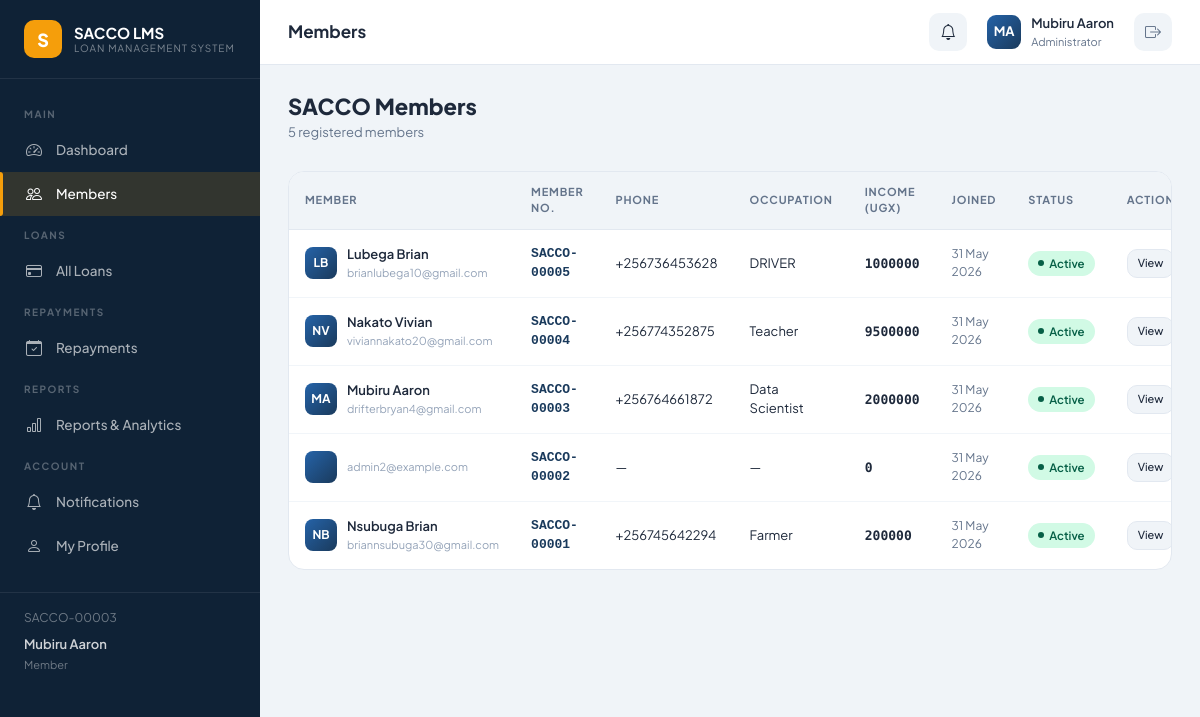
The app's page /accounts/members/ (signed in) with its own data.
### accounts/models.py (models this page shows, shortened)
class User(AbstractUser):
    ROLE_MEMBER = 'member'
    ROLE_ADMIN = 'admin'
    ROLE_CHOICES = [
        (ROLE_MEMBER, 'Member'),
        (ROLE_ADMIN, 'Administrator'),
    ]
    role = models.CharField(max_length=20, choices=ROLE_CHOICES, default=ROLE_MEMBER)
    national_id = models.CharField(max_length=20, unique=True, null=True, blank=True)
    phone_number = models.CharField(max_length=15, blank=True)
    address = models.TextField(blank=True)
    occupation = models.CharField(max_length=100, blank=True)
    monthly_income = models.DecimalField(max_digits=12, decimal_places=2, default=0)
    profile_photo = models.ImageField(upload_to='profiles/', null=True, blank=True)
    is_active = models.BooleanField(default=True)
    date_joined = models.DateTimeField(default=timezone.now)
    member_number = models.CharField(max_length=20, unique=True, null=True, blank=True)
    class Meta:
        verbose_name = 'User'
        verbose_name_plural = 'Users'
        ordering = ['-date_joined']
    @property
    def is_admin(self):
        return self.role == self.ROLE_ADMIN or self.is_staff

### accounts/views.py (the view)
# urls.py: path('members/', views.member_list_view, name='member_list'),
@login_required
def member_list_view(request):
    if not request.user.is_admin:
        messages.error(request, 'Access denied.')
        return redirect('dashboard:index')
    members = User.objects.filter(role=User.ROLE_MEMBER).order_by('-date_joined')
    return render(request, 'accounts/member_list.html', {'members': members})

### notifications/context_processors.py (called while the page is built)
def notifications_processor(request):
    if request.user.is_authenticated:
        unread_count = request.user.notifications.filter(is_read=False).count()
        recent_notifications = request.user.notifications.filter(is_read=False)[:5]
        return {
            'unread_notifications_count': unread_count,
            'recent_notifications': recent_notifications,
        }
    return {'unread_notifications_count': 0, 'recent_notifications': []}

### templates/accounts/member_list.html (shortened to what this page needs)
{% extends 'base.html' %}
{% block page_title %}Members{% endblock %}
{% block content %}
<div class="page-header">
    <div>
        <h1>SACCO Members</h1>
        <p>{{ members.count }} registered members</p>
    </div>
</div>
<div class="content-card">
    <div style="overflow-x:auto;">
        <table class="sacco-table">
            <thead>
                <tr>
                    <th>Member</th>
                    <th>Member No.</th>
                    <th>Phone</th>
                    <th>Occupation</th>
                    <th>Income (UGX)</th>
                    <th>Joined</th>
                    <th>Status</th>
                    <th>Action</th>
                </tr>
            </thead>
            <tbody>
                {% for member in members %}
                <tr>
                    <td>
                        <div style="display:flex; align-items:center; gap:10px;">
                            <div class="avatar-sm">{{ member.first_name|first }}{{ member.last_name|first }}</div>
                            <div>
                                <div style="font-size:13px; font-weight:600;">{{ member.get_full_name }}</div>
                                <div style="font-size:11px; color:#94a3b8;">{{ member.email }}</div>
                            </div>
                        </div>
                    </td>
                    <td style="font-family:monospace; font-size:13px; font-weight:600; color:#1a3a5c;">{{ member.member_number }}</td>
                    <td style="font-size:13px;">{{ member.phone_number|default:"—" }}</td>
                    <td style="font-size:13px;">{{ member.occupation|default:"—" }}</td>
                    <td class="money" style="font-size:13px; font-weight:600;">{{ member.monthly_income|floatformat:0 }}</td>
                    <td style="font-size:12px; color:#64748b;">{{ member.date_joined|date:"d M Y" }}</td>
                    <td>
                        {% if member.is_active %}
                        <span class="status-badge badge-approved">Active</span>
                        {% else %}
                        <span class="status-badge badge-rejected">Inactive</span>
                        {% endif %}
                    </td>
                    <td>
                        <div style="display:flex; gap:6px;">
                            <a href="{% url 'accounts:member_detail' member.pk %}" class="btn-ghost" style="font-size:11px; padding:5px 10px;">View</a>
                        </div>
                    </td>
                </tr>
                {% endfor %}
            </tbody>
        </table>
    </div>
</div>
{% endblock %}

### templates/base.html (shortened to what this page needs)
<!DOCTYPE html>
<html lang="en">
<head>
    <link rel="stylesheet" href="https://cdn.jsdelivr.net/npm/bootstrap@5.3.2/dist/css/bootstrap.min.css">
    <link rel="stylesheet" href="https://cdn.jsdelivr.net/npm/bootstrap-icons@1.11.2/font/bootstrap-icons.min.css">
</head>
<body>
{% if user.is_authenticated %}
<aside class="sidebar" id="sidebar">
    <div class="sidebar-brand">
        <div class="brand-icon">S</div>
        <div class="brand-text">
            SACCO LMS
            <span>Loan Management System</span>
        </div>
    </div>
    <nav class="sidebar-nav">
        <div class="nav-section-label">Main</div>
        <a href="{% url 'dashboard:index' %}" class="sidebar-link {% if request.resolver_match.app_name == 'dashboard' %}active{% endif %}">
            <i class="bi bi-speedometer2"></i> Dashboard
        </a>
        {% if user.is_admin %}
        <a href="{% url 'accounts:member_list' %}" class="sidebar-link {% if request.resolver_match.url_name == 'member_list' %}active{% endif %}">
            <i class="bi bi-people"></i> Members
        </a>
        {% endif %}
        <div class="nav-section-label">Loans</div>
        <a href="{% url 'loans:list' %}" class="sidebar-link {% if request.resolver_match.app_name == 'loans' %}active{% endif %}">
            <i class="bi bi-credit-card"></i> {% if user.is_admin %}All Loans{% else %}My Loans{% endif %}
        </a>
        <div class="nav-section-label">Repayments</div>
        <a href="{% url 'repayments:list' %}" class="sidebar-link {% if request.resolver_match.app_name == 'repayments' %}active{% endif %}">
            <i class="bi bi-calendar-check"></i> Repayments
        </a>
        {% if user.is_admin %}
        <div class="nav-section-label">Reports</div>
        <a href="{% url 'reports:index' %}" class="sidebar-link {% if request.resolver_match.app_name == 'reports' %}active{% endif %}">
            <i class="bi bi-bar-chart"></i> Reports & Analytics
        </a>
        {% endif %}
        <div class="nav-section-label">Account</div>
        <a href="{% url 'notifications:list' %}" class="sidebar-link {% if request.resolver_match.app_name == 'notifications' %}active{% endif %}">
            <i class="bi bi-bell"></i> Notifications
        </a>
        <a href="{% url 'accounts:profile' %}" class="sidebar-link {% if request.resolver_match.url_name == 'profile' %}active{% endif %}">
            <i class="bi bi-person"></i> My Profile
        </a>
        <div style="padding: 16px 24px; margin-top: 24px; border-top: 1px solid rgba(255,255,255,0.08);">
            <div style="font-size: 12px; color: rgba(255,255,255,0.4); margin-bottom: 8px;">
                {{ user.member_number }}
            </div>
            <div style="font-size: 13px; color: rgba(255,255,255,0.8); font-weight: 600;">
                {{ user.get_full_name|default:user.username }}
            </div>
            <div style="font-size: 11px; color: rgba(255,255,255,0.4); margin-top: 2px;">
                {{ user.get_role_display }}
            </div>
        </div>
    </nav>
</aside>
<div class="main-wrapper">
    <header class="topbar">
        <div class="topbar-title">{% block page_title %}Dashboard{% endblock %}</div>
        <div class="topbar-actions">
            <a href="{% url 'notifications:list' %}" class="topbar-btn" style="text-decoration:none; color: inherit;">
                <i class="bi bi-bell"></i>
            </a>
            <div class="dropdown">
                <a href="{% url 'accounts:profile' %}" class="topbar-user">
                    <div class="user-avatar">
                        {{ user.first_name|first|upper }}{{ user.last_name|first|upper }}
                    </div>
                    <div class="user-info">
                        <span class="user-name">{{ user.get_full_name|default:user.username|truncatechars:18 }}</span>
                        <span class="user-role">{% if user.is_admin %}Administrator{% else %}Member{% endif %}</span>
                    </div>
                </a>
            </div>
            <a href="{% url 'accounts:logout' %}" class="topbar-btn" title="Logout">
                <i class="bi bi-box-arrow-right"></i>
            </a>
        </div>
    </header>
    <main class="page-content">
        {% block content %}{% endblock %}
    </main>
</div>
{% else %}
{% block auth_content %}{% endblock %}
{% endif %}
</body>
</html>

### records on screen
User: member_number "SACCO-00003", get_full_name "Mubiru Aaron", role "Member", first_name|first "M", last_name|first "A", email "drifterbryan4@gmail.com", phone_number "+256764661872", occupation "Data Scientist", monthly_income "2000000", date_joined "31 May 2026", is_active "Active"
User: first_name|first "L", last_name|first "B", get_full_name "Lubega Brian", email "brianlubega10@gmail.com", member_number "SACCO-00005", phone_number "+256736453628", occupation "DRIVER", monthly_income "1000000", date_joined "31 May 2026", is_active "Active"
User: first_name|first "N", last_name|first "V", get_full_name "Nakato Vivian", email "viviannakato20@gmail.com", member_number "SACCO-00004", phone_number "+256774352875", occupation "Teacher", monthly_income "9500000", date_joined "31 May 2026", is_active "Active"
User: email "admin2@example.com", member_number "SACCO-00002", phone_number "—", occupation "—", monthly_income "0", date_joined "31 May 2026", is_active "Active"
User: first_name|first "N", last_name|first "B", get_full_name "Nsubuga Brian", email "briannsubuga30@gmail.com", member_number "SACCO-00001", phone_number "+256745642294", occupation "Farmer", monthly_income "200000", date_joined "31 May 2026", is_active "Active"

### other values on screen
{{ members.count }} "5"
